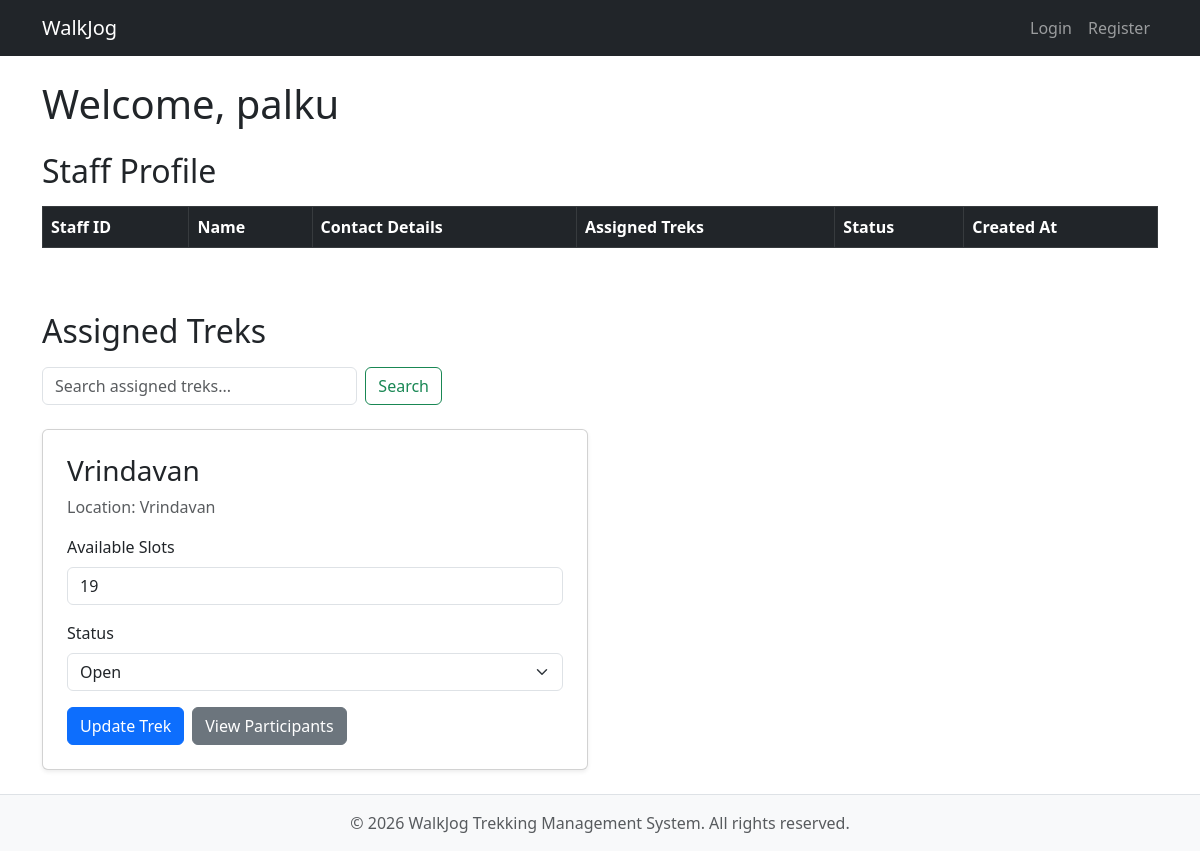
The page /staff/dashboard/palku on the database its author committed.
### models.py (models this page shows)
class Users(db.Model):
    __tablename__ = 'users'
    id = db.Column(
        db.Integer,
        primary_key = True)
    username = db.Column(
        db.String(50),
        unique=True,
        nullable=False)
    password = db.Column(
        db.String(255),
        nullable=False)
    role = db.Column(
        db.String(20),
        nullable=False)

class Trek(db.Model):
    __tablename__ = 'treks'
    trek_id = db.Column(
        db.Integer,
        primary_key=True
    )
    trek_name = db.Column(
        db.String(100),
        nullable=False
    )
    location = db.Column(
        db.String(100),
        nullable=False
    )
    difficulty = db.Column(
        db.String(20),
        nullable=False
    )
    available_slots = db.Column(
        db.Integer,
        nullable=False
    )
    duration = db.Column(
        db.Integer,
        nullable=True
    )
    status = db.Column(
        db.String(20),
        default='Pending'
    )
    start_date = db.Column(
        db.Date
    )
    end_date = db.Column(
        db.Date
    )
    is_blacklisted = db.Column(
        db.Boolean,
        default=False
    )
    staff_id = db.Column(
        db.Integer,
        db.ForeignKey('staff_profile.staff_id'),
        nullable=True
    )

### app.py (the view)
@app.route("/staff/dashboard/<username>")
def staff_dashboard(username):
    user = Users.query.filter_by(username=username).first_or_404()
    staff_data = StaffProfile.query.filter_by(staff_id=user.id).all()
    trek_data = Trek.query.filter_by(staff_id=user.id).all()
    return render_template('staff_dashboard.html', username=username, staff_profiles=staff_data, treks=trek_data )

### templates/staff_dashboard.html (shortened to what this page needs)
{% extends "base.html" %}
{% block content %}
<h1 class="mb-4">Welcome, {{ username }}</h1>
<h2 class="mb-3">Staff Profile</h2>
<div class="table-responsive mb-5">
<table class="table table-bordered table-striped">
    <thead class="table-dark">
        <tr>
            <th>Staff ID</th>
            <th>Name</th>
            <th>Contact Details</th>
            <th>Assigned Treks</th>
            <th>Status</th>
            <th>Created At</th>
        </tr>
    </thead>
</table>
</div>
<h2 class="mb-3">Assigned Treks</h2>
<form method="GET" class="d-flex mb-4" style="max-width: 400px;">
    <input class="form-control me-2" type="text" name="search" placeholder="Search assigned treks..." value="{{ request.args.get('search', '') }}">
    <button class="btn btn-outline-success" type="submit">Search</button>
</form>
<div class="row">
{% set query = request.args.get('search', '').lower() %}
{% for trek in treks %}
{% if not query or query in trek.trek_name.lower() or query in trek.location.lower() %}
<div class="col-md-6 mb-4">
    <form action="{{ url_for('update_trek', trek_id=trek.trek_id) }}" method="post" class="card p-4 shadow-sm h-100">
        <h3 class="card-title">{{ trek.trek_name }}</h3>
        <p class="card-text text-muted">Location: {{ trek.location }}</p>
        <div class="mb-3">
            <label class="form-label">Available Slots</label>
            <input type="number" class="form-control" name="available_slots" value="{{ trek.available_slots }}">
        </div>
        <div class="mb-3">
            <label class="form-label">Status</label>
            <select name="status" class="form-select">
                <option value="Open" {% if trek.status == 'Open' %}selected{% endif %}>Open</option>
            </select>
        </div>
        <div class="mt-auto d-flex gap-2">
            <button type="submit" class="btn btn-primary">Update Trek</button>
            <a href="{{ url_for('trek_users', trek_id=trek.trek_id) }}" class="btn btn-secondary">View Participants</a>
        </div>
    </form>
</div>
{% endif %}
{% endfor %}
</div>
{% endblock content %}

### rows shown on the page
Users: username "palku"
Trek: trek_name "Vrindavan", location "Vrindavan", available_slots "19", status "Open"
